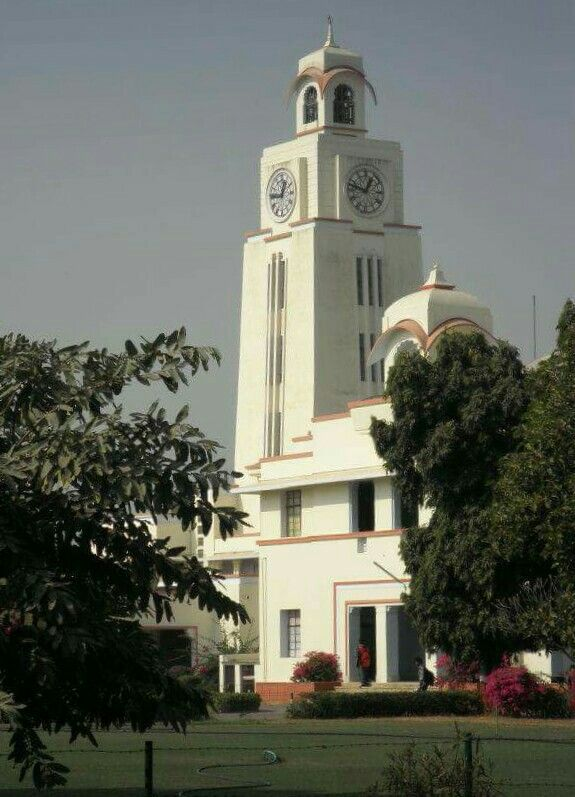
#> input picture Payload/clock_tower.jpeg, 575 x 797 px
$ python payload.py
#> lines starting #> are read from the running program, lines starting #| are printed output that depends on the picture
#> further down, img is the input picture: shape (797, 575, 3); mean B, G, R 95.9, 106.5, 103.1
import cv2
import numpy as np
def resize_image(img, binning_factor):
    # Get the input image dimensions
#> called with binning_factor = 4
    height, width = img.shape[:2]
#> height = 797; width = 575

    # Compute the dimensions of the resized image
    resized_height = (height // binning_factor) * binning_factor
#> resized_height = 796
    resized_width = (width // binning_factor) * binning_factor
#> resized_width = 572

    # Resize the image
    resized_img = cv2.resize(img, (resized_width, resized_height))
    return resized_img

def pixel_binning(img, binning_factor):
    # Get the input image dimensions
#> called with binning_factor = 4
    height, width = img.shape[:2]
#> height = 796; width = 572

    # Compute the dimensions of the binned image
    binned_height = height // binning_factor
#> binned_height = 199
    binned_width = width // binning_factor
#> binned_width = 143

    # Reshape the image to a 2D array of pixels in each bin
    reshaped_img = img.reshape(binned_height, binning_factor,
                               binned_width, binning_factor, -1)

    # Compute the average for each bin
    binned_img = reshaped_img.mean(axis=(1, 3))
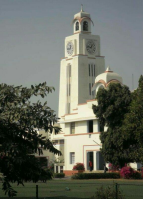
#> binned_img: shape (199, 143, 3) float64; mean of channels 0, 1, 2 95.8, 106.4, 103; drawn as B, G, R

    return binned_img.astype(np.uint8)

# Load the image
img = cv2.imread('clock_tower.jpeg')

# Resize the image
img = resize_image(img, 4)

# Perform pixel binning with a binning factor of 4
binned_img = pixel_binning(img, 4)

# Save the binned image
cv2.imwrite('clock_tower_binned.jpg', binned_img)
